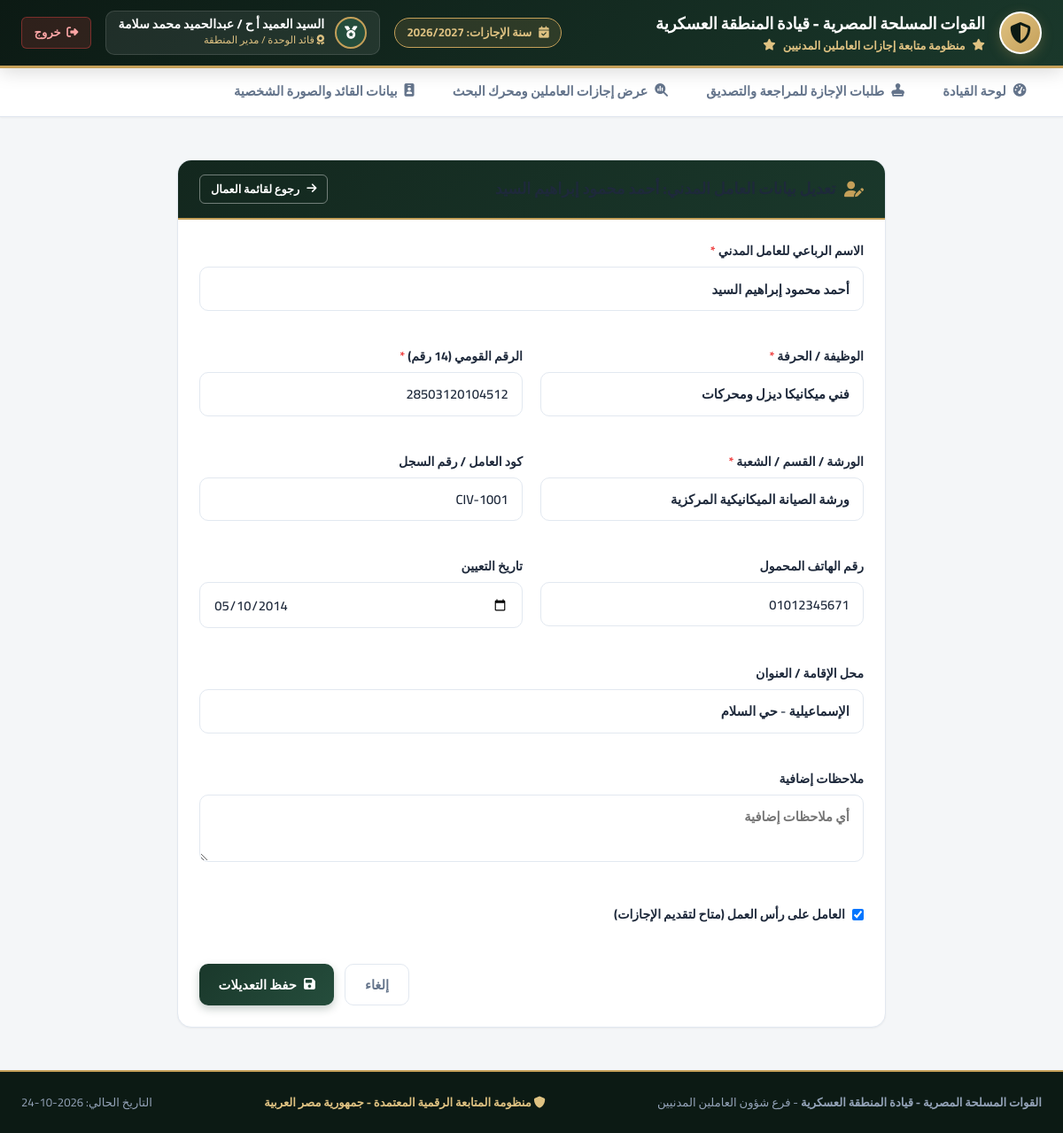
The app's page /hr/workers/edit/1/ (signed in) with its own data.
### leaves_management/models.py (models this page shows, shortened)
class UserProfile(models.Model):
    ROLE_CHOICES = [
        ('worker', 'العامل المدني'),
        ('hr_manager', 'مدير شئون العاملين'),
        ('commander', 'مدير المنطقة (العميد)'),
    ]
    user = models.OneToOneField(User, on_delete=models.CASCADE, related_name='profile')
    role = models.CharField(max_length=20, choices=ROLE_CHOICES, verbose_name="نوع الحساب")
    full_name = models.CharField(max_length=150, verbose_name="الاسم بالكامل")
    job_title = models.CharField(max_length=150, verbose_name="الوظيفة / المنصب")
    department = models.CharField(max_length=150, default="قيادة المنطقة العسكرية", verbose_name="القسم / الوحدة")
    phone = models.CharField(max_length=20, blank=True, verbose_name="رقم الهاتف")
    avatar = models.ImageField(upload_to='avatars/', null=True, blank=True, verbose_name="الصورة الشخصية")
    class Meta:
        verbose_name = "ملف المستخدم"
        verbose_name_plural = "ملفات المستخدمين"

class CivilianWorker(models.Model):
    name = models.CharField(max_length=150, verbose_name="اسم العامل المدني الرباعي")
    job_title = models.CharField(max_length=150, verbose_name="الوظيفة / الحرفة")
    national_id = models.CharField(max_length=14, unique=True, verbose_name="الرقم القومي")
    employee_code = models.CharField(max_length=50, blank=True, verbose_name="كود العامل / رقم السجل")
    department = models.CharField(max_length=150, default="الورش الإنتاجية والصيانة", verbose_name="الورشة / القسم / الشعبة")
    phone = models.CharField(max_length=20, blank=True, verbose_name="رقم الهاتف")
    address = models.CharField(max_length=250, blank=True, verbose_name="محل الإقامة")
    hire_date = models.DateField(default=date.today, verbose_name="تاريخ التعيين")
    is_active = models.BooleanField(default=True, verbose_name="على رأس العمل")
    notes = models.TextField(blank=True, verbose_name="ملاحظات")
    created_at = models.DateTimeField(auto_now_add=True, verbose_name="تاريخ الإضافة")
    class Meta:
        verbose_name = "عامل مدني"
        verbose_name_plural = "العاملون المدنيون"
        ordering = ['name']

### leaves_management/views.py (the view)
        def wrapper(request, *args, **kwargs):
            if not request.user.is_authenticated:
                return redirect('login')
            try:
                role = request.user.profile.role
            except Exception:
                role = 'worker'
            if role not in allowed_roles:
                messages.warning(request, 'عفواً، لا تملك الصلاحية للوصول إلى هذه الصفحة.')
                return redirect_by_role(request.user)
            return view_func(request, *args, **kwargs)

### leaves_management/models.py (called while the page is built)
def get_current_leave_year_info(target_date=None):
    if target_date is None:
        target_date = timezone.localdate()
    if isinstance(target_date, str):
        target_date = date.fromisoformat(target_date)
    if target_date.month >= 7:
        start_year = target_date.year
        end_year = target_date.year + 1
    else:
        start_year = target_date.year - 1
        end_year = target_date.year
    year_label = f"{start_year}/{end_year}"
    start_date = date(start_year, 7, 1)
    end_date = date(end_year, 6, 30)
    return year_label, start_date, end_date

### leaves_management/views.py (called while the page is built)
def role_required(*allowed_roles):
    def decorator(view_func):
        def wrapper(request, *args, **kwargs):
            if not request.user.is_authenticated:
                return redirect('login')
            try:
                role = request.user.profile.role
            except Exception:
                role = 'worker'
            if role not in allowed_roles:
                messages.warning(request, 'عفواً، لا تملك الصلاحية للوصول إلى هذه الصفحة.')
                return redirect_by_role(request.user)
            return view_func(request, *args, **kwargs)
        return wrapper
    return decorator

@login_required
@role_required('hr_manager', 'commander')
def hr_edit_worker(request, worker_id):
    worker = get_object_or_404(CivilianWorker, id=worker_id)
    if request.method == 'POST':
        form = CivilianWorkerForm(request.POST, instance=worker)
        if form.is_valid():
            form.save()
            messages.success(request, f'تم تحديث بيانات العامل المدني ({worker.name}) بنجاح.')
            return redirect('hr_manage_workers')
    else:
        form = CivilianWorkerForm(instance=worker)
    return render(request, 'hr/edit_worker.html', {'form': form, 'worker': worker})

### templates/hr/edit_worker.html (shortened to what this page needs)
{% extends 'base.html' %}
{% block content %}
<div style="max-width: 800px; margin: 1.5rem auto;">
    <div class="mil-card">
        <div class="mil-card-header military-theme">
            <div class="mil-card-title">
                <i class="fa-solid fa-user-pen"></i>
            </div>
            <a href="{% url 'hr_manage_workers' %}" class="btn btn-sm btn-outline" style="color: #fff; border-color: rgba(255,255,255,0.4);">
                <i class="fa-solid fa-arrow-right"></i> رجوع لقائمة العمال
            </a>
        </div>
        <div class="mil-card-body">
            <form method="POST">
                <div class="form-grid">
                    <div class="form-group full-width">
                        <label class="form-label">الاسم الرباعي للعامل المدني <span class="required">*</span></label>
                        {{ form.name }}
                    </div>
                    <div class="form-group">
                        <label class="form-label">الوظيفة / الحرفة <span class="required">*</span></label>
                        {{ form.job_title }}
                    </div>
                    <div class="form-group">
                        <label class="form-label">الرقم القومي (14 رقم) <span class="required">*</span></label>
                        {{ form.national_id }}
                    </div>
                    <div class="form-group">
                        <label class="form-label">الورشة / القسم / الشعبة <span class="required">*</span></label>
                        {{ form.department }}
                    </div>
                    <div class="form-group">
                        <label class="form-label">كود العامل / رقم السجل</label>
                        {{ form.employee_code }}
                    </div>
                    <div class="form-group">
                        <label class="form-label">رقم الهاتف المحمول</label>
                        {{ form.phone }}
                    </div>
                    <div class="form-group">
                        <label class="form-label">تاريخ التعيين</label>
                        {{ form.hire_date }}
                    </div>
                    <div class="form-group full-width">
                        <label class="form-label">محل الإقامة / العنوان</label>
                        {{ form.address }}
                    </div>
                    <div class="form-group full-width">
                        <label class="form-label">ملاحظات إضافية</label>
                        {{ form.notes }}
                    </div>
                    <div class="form-group full-width" style="display: flex; align-items: center; gap: 0.5rem;">
                        {{ form.is_active }}
                        <label for="{{ form.is_active.id_for_label }}" class="form-label" style="margin-bottom: 0;">العامل على رأس العمل (متاح لتقديم الإجازات)</label>
                    </div>
                </div>
                <div style="display: flex; justify-content: flex-end; gap: 0.75rem; margin-top: 1.5rem;">
                    <a href="{% url 'hr_manage_workers' %}" class="btn btn-outline">إلغاء</a>
                    <button type="submit" class="btn btn-primary">
                        <i class="fa-solid fa-save"></i> حفظ التعديلات
                    </button>
                </div>
            </form>
        </div>
    </div>
</div>
{% endblock %}

### templates/base.html (shortened to what this page needs)
<!DOCTYPE html>
<html lang="ar" dir="rtl">
<head>
    <link rel="stylesheet" href="https://cdnjs.cloudflare.com/ajax/libs/font-awesome/6.5.1/css/all.min.css">
    <link rel="stylesheet" href="/static/css/style.css">
</head>
<body>
    <header class="military-topbar">
        <div class="topbar-content">
            <div class="brand-section">
                <div class="eagle-emblem">
                    <i class="fa-solid fa-shield-halved"></i>
                </div>
                <div class="brand-titles">
                    <h1>{{ military_command }}</h1>
                    <div class="subtitle">
                        <i class="fa-solid fa-star"></i>
                        <span>{{ system_title }}</span>
                        <i class="fa-solid fa-star"></i>
                    </div>
                </div>
            </div>
            <div class="header-meta">
                <div class="leave-year-badge" title="السنة المالية والإجازات الرسمية (تبدأ من شهر 7 لشهر 7 في السنة التالية)">
                    <i class="fa-solid fa-calendar-check"></i>
                    <span>سنة الإجازات: <strong>{{ current_leave_year }}</strong></span>
                </div>
                {% if user.is_authenticated %}
                <div class="user-badge-header">
                    {% if user_profile and user_profile.avatar %}
                    <img src="{{ user_profile.avatar.url }}" alt="Avatar" class="user-avatar-sm">
                    {% else %}
                    <div class="user-avatar-sm">
                        {% if user_profile.role == 'commander' %}
                        <i class="fa-solid fa-medal"></i>
                        {% elif user_profile.role == 'hr_manager' %}
                        <i class="fa-solid fa-user-tie"></i>
                        {% else %}
                        <i class="fa-solid fa-id-card"></i>
                        {% endif %}
                    </div>
                    {% endif %}
                    <div class="user-meta-header">
                        <div class="name">{{ user_profile.full_name|default:user.username }}</div>
                        <div class="role-tag">
                            {% if user_profile.role == 'commander' %}
                            <i class="fa-solid fa-award"></i> قائد الوحدة / مدير المنطقة
                            {% elif user_profile.role == 'hr_manager' %}
                            <i class="fa-solid fa-briefcase"></i> مدير شؤون العاملين
                            {% else %}
                            <i class="fa-solid fa-users"></i> بوابة العامل المدني
                            {% endif %}
                        </div>
                    </div>
                </div>
                <a href="{% url 'logout' %}" class="btn-logout" title="تسجيل الخروج">
                    <i class="fa-solid fa-right-from-bracket"></i>
                    <span>خروج</span>
                </a>
                {% endif %}
            </div>
        </div>
    </header>
    {% if user.is_authenticated %}
    <nav class="military-nav">
        <div class="nav-container">
            {% if user_profile.role == 'worker' %}
                <a href="{% url 'worker_dashboard' %}" class="nav-link {% if request.resolver_match.url_name == 'worker_dashboard' %}active{% endif %}">
                    <i class="fa-solid fa-file-pen"></i>
                    <span>بوابة تقديم ومتابعة الإجازات</span>
                </a>
            {% elif user_profile.role == 'commander' %}
                <a href="{% url 'commander_dashboard' %}" class="nav-link {% if request.resolver_match.url_name == 'commander_dashboard' %}active{% endif %}">
                    <i class="fa-solid fa-gauge-high"></i>
                    <span>لوحة القيادة</span>
                </a>
                <a href="{% url 'commander_requests' %}" class="nav-link {% if request.resolver_match.url_name == 'commander_requests' %}active{% endif %}">
                    <i class="fa-solid fa-stamp"></i>
                    <span>طلبات الإجازة للمراجعة والتصديق</span>
                </a>
                <a href="{% url 'commander_all_leaves' %}" class="nav-link {% if request.resolver_match.url_name == 'commander_all_leaves' %}active{% endif %}">
                    <i class="fa-solid fa-magnifying-glass-chart"></i>
                    <span>عرض إجازات العاملين ومحرك البحث</span>
                </a>
                <a href="{% url 'commander_profile' %}" class="nav-link {% if request.resolver_match.url_name == 'commander_profile' %}active{% endif %}">
                    <i class="fa-solid fa-id-badge"></i>
                    <span>بيانات القائد والصورة الشخصية</span>
                </a>
            {% endif %}
        </div>
    </nav>
    {% endif %}
    <main class="main-wrapper">
        {% block content %}{% endblock %}
    </main>
    <footer class="military-footer">
        <div class="footer-content">
            <div>
                <strong>{{ military_command }}</strong> - {{ unit_branch }}
            </div>
            <div class="footer-creds">
                <i class="fa-solid fa-shield"></i> منظومة المتابعة الرقمية المعتمدة - جمهورية مصر العربية
            </div>
            <div>
                التاريخ الحالي: {{ today_date|date:"Y-m-d" }}
            </div>
        </div>
    </footer>
</body>
</html>

### records on screen
UserProfile: full_name "السيد العميد أ ح / عبدالحميد محمد سلامة"
CivilianWorker: name "أحمد محمود إبراهيم السيد", job_title "فني ميكانيكا ديزل ومحركات", national_id "28503120104512", department "ورشة الصيانة الميكانيكية المركزية", employee_code "CIV-1001", phone "01012345671", hire_date "05/10/2014", address "الإسماعيلية - حي السلام", is_active "☑"

### other values on screen
{{ military_command }} "القوات المسلحة المصرية - قيادة المنطقة العسكرية"
{{ system_title }} "منظومة متابعة إجازات العاملين المدنيين"
{{ current_leave_year }} "2026/2027"
{{ unit_branch }} "فرع شؤون العاملين المدنيين"
{{ today_date|date:"Y-m-d" }} "2026-10-24"
